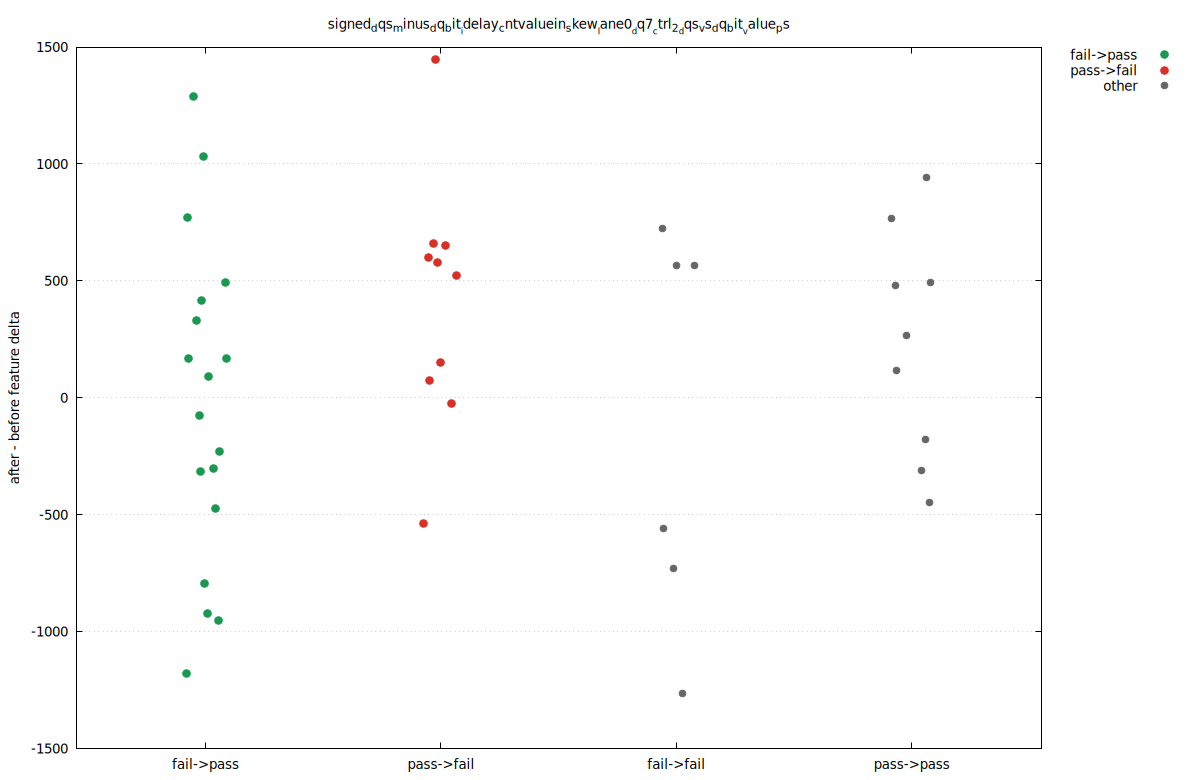

Write the gnuplot code that produced this figure.
set terminal pngcairo size 1200,780 enhanced font 'DejaVu Sans,10'
set output 'delta_04.png'
set datafile separator comma
set key outside right top
set grid ytics
set xrange [0.45:4.55]
set xtics ('fail->pass' 1, 'pass->fail' 2, 'fail->fail' 3, 'pass->pass' 4)
set ylabel 'after - before feature delta'
set title 'signed_dqs_minus_dq_bit__idelay_cntvaluein_skew__lane0__dq7__ctrl_2__dqs_vs_dq_bit__value_ps'
plot \
  'delta_04.dat' using 1:3 with points pt 7 ps 1.25 lc rgb '#1a9850' title 'fail->pass', \
  'delta_04.dat' using 1:4 with points pt 7 ps 1.25 lc rgb '#d73027' title 'pass->fail', \
  'delta_04.dat' using 1:5 with points pt 7 ps 1.1 lc rgb '#666666' title 'other'
